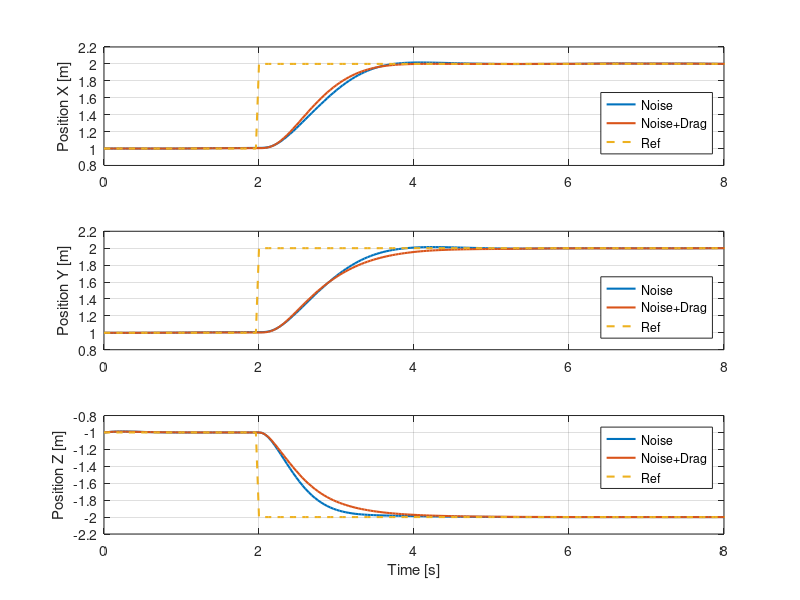
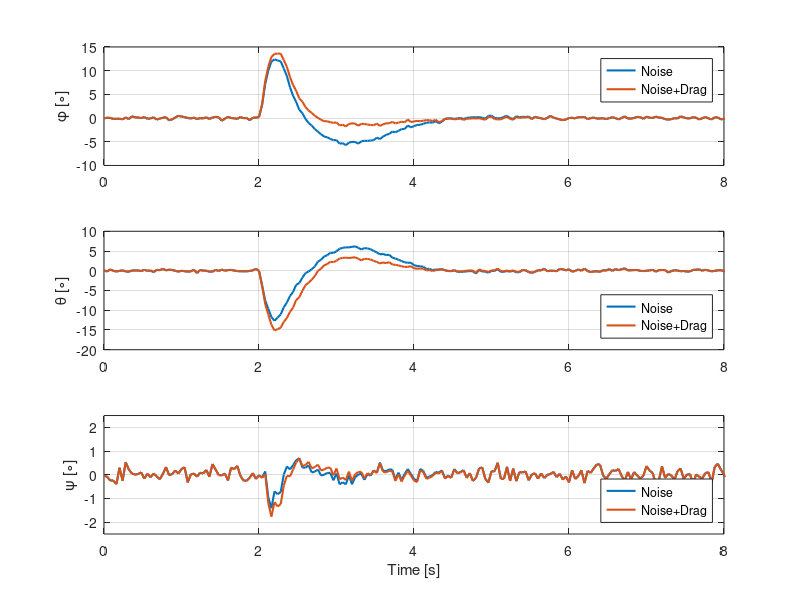
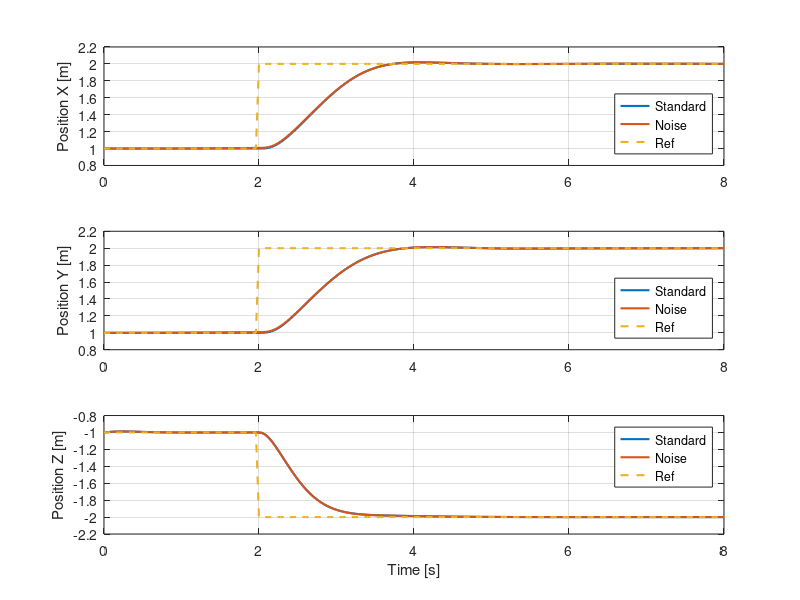
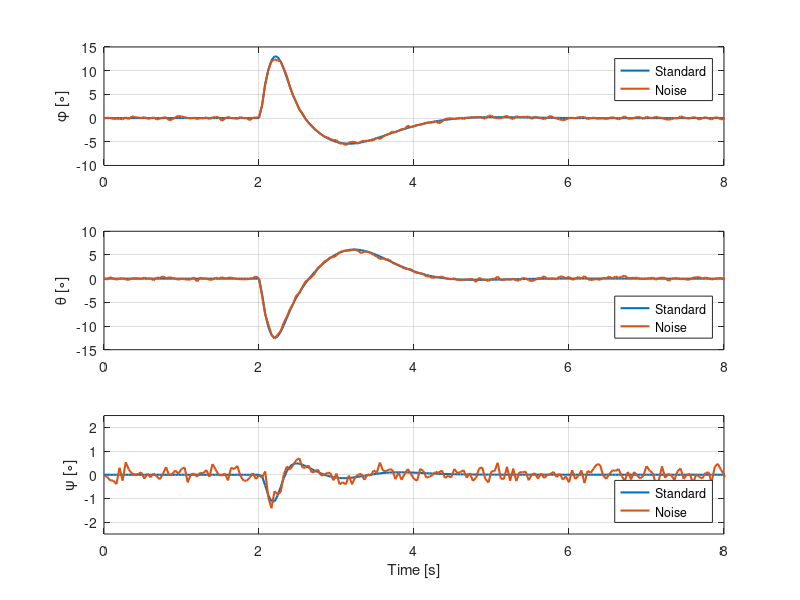

Write MATLAB code to recreate these figures, in order. (Note: this script raises an error after producing the figures.)
clear;
close all;
clc;

%% Load variables: Nonlinear+noise controller
load("Nonlinear_noise.mat")

% Common variables
r = r_out.';
T_eq = param.nrotor_vehicle_mass_true*param.g;

start_time = 2;
sim_time = start_time + run_time;

time = 0:param.sample_time_measurements_full_state:sim_time;

% Specific variables
u_nl = [total_thrust_cmd body_rates_cmd].';

x_state_nl = full_state_meas(:,1:9).';

x_nl = x_state_nl(1,:);
y_nl = x_state_nl(2,:);
z_nl = x_state_nl(3,:);

roll_nl = x_state_nl(7,:)*180/pi;
pitch_nl = x_state_nl(8,:)*180/pi;
yaw_nl = x_state_nl(9,:)*180/pi;

time_comp_nl = solve_time_out;

%% Load variables: Nonlinear+noise controller
load("Nonlinear_drag_noise.mat")

% Specific variables
u_drag = [total_thrust_cmd body_rates_cmd].';

x_state_drag = full_state_meas(:,1:9).';

x_drag = x_state_drag(1,:);
y_drag= x_state_drag(2,:);
z_drag = x_state_drag(3,:);

roll_drag = x_state_drag(7,:)*180/pi;
pitch_drag = x_state_drag(8,:)*180/pi;
yaw_drag = x_state_drag(9,:)*180/pi;

time_comp_drag = solve_time_out;

%% Load variables: Nonlinear+noise controller
load("Nonlinear.mat")

% Specific variables
u_std = [total_thrust_cmd body_rates_cmd].';

x_state_std = full_state_meas(:,1:9).';

x_std = x_state_std(1,:);
y_std= x_state_std(2,:);
z_std = x_state_std(3,:);

roll_std = x_state_std(7,:)*180/pi;
pitch_std = x_state_std(8,:)*180/pi;
yaw_std = x_state_std(9,:)*180/pi;

time_comp_std = solve_time_out;

% Remove unnecessary variables
clear total_thrust_cmd body_rates_cmd full_state_meas full_state_act...
    run_time param r_out Tini solve_time_out start_time

%% Plots

% % Positions
% f_pos = figure();
% f_pos.Position = [50 100 1450 450];
% t_pos = tiledlayout(1,3,'TileSpacing','tight','Padding','tight');
% title(t_pos,'Positions','FontWeight','bold')
% 
% nexttile
% plot(time, x_nl)
% hold on
% plot(time, x_l)
% hold on
% plot(time, r(1,:))
% ylabel('X [m]') 
% xlabel('Time [s]')
% legend('Nonlinear','Linear','ref','Location','best')
% grid on
% 
% nexttile
% plot(time, y_nl)
% hold on
% plot(time, y_l)
% hold on
% plot(time, r(2,:))
% ylabel('Y [m]') 
% xlabel('Time [s]')
% legend('Nonlinear','Linear','ref','Location','best')
% grid on
% 
% nexttile
% plot(time, z_nl)
% hold on
% plot(time, z_l)
% hold on
% plot(time, r(3,:))
% ylabel('Z [m]') 
% xlabel('Time [s]')
% legend('Nonlinear','Linear','ref','Location','best')
% grid on


% % Euler Angles
% f_ang = figure();
% f_ang.Position = [50 100 1450 600];
% t_ang = tiledlayout(1,3,'TileSpacing','tight','Padding','tight');
% title(t_ang,'Euler Angles','FontWeight','bold')
% 
% nexttile
% plot(time, roll_nl)
% hold on
% plot(time, roll_l)
% ylabel('Phi [º]') 
% xlabel('Time [s]')
% legend('Nonlinear','Linear','Location','best')
% grid on
% 
% nexttile
% plot(time, pitch_nl)
% hold on
% plot(time, pitch_l)
% ylabel('Theta [º]') 
% xlabel('Time [s]')
% legend('Nonlinear','Linear','Location','best')
% grid on
% 
% nexttile
% plot(time, yaw_nl)
% hold on
% plot(time, yaw_l)
% ylabel('Psi [º]') 
% xlabel('Time [s]')
% legend('Nonlinear','Linear','Location','best')
% grid on
% 
% 
% % Thrust
% figure()
% plot(time, u_nl(1,:))
% hold on
% plot(time, u_l(1,:))
% hold on
% plot(time, T_eq*ones(1,length(time)), '--')
% ylabel('T [N]') 
% xlabel('Time [s]')
% legend('Nonlinear','Linear','ref','Location','best')
% grid on


linewidth = 1.5;

% Position XYZ
myFigure4= figure();

subplot(3,1,1)
plot(time, x_nl, 'LineWidth',linewidth)
hold on
plot(time, x_drag, 'LineWidth',linewidth)
hold on
plot(time, r(1,:), '--', 'LineWidth',linewidth)
ylabel('Position X [m]') 
xlim([0 8])
ylim([0.8 2.2])
legend('Noise','Noise+Drag','Ref','Location','southeast')
grid on

subplot(3,1,2)
plot(time, y_nl, 'LineWidth',linewidth)
hold on
plot(time, y_drag, 'LineWidth',linewidth)
hold on
plot(time, r(2,:), '--', 'LineWidth',linewidth)
ylabel('Position Y [m]') 
xlim([0 8])
ylim([0.8 2.2])
legend('Noise','Noise+Drag','Ref','Location','southeast')
grid on

subplot(3,1,3)
plot(time, z_nl, 'LineWidth',linewidth)
hold on
plot(time, z_drag, 'LineWidth',linewidth)
hold on
plot(time, r(3,:), '--', 'LineWidth',linewidth)
ylabel('Position Z [m]') 
xlabel('Time [s]')
xlim([0 8])
ylim([-2.2 -0.8])
legend('Noise','Noise+Drag','Ref','Location','northeast')
grid on

% Euler Angles
myFigure5= figure();

subplot(3,1,1)
plot(time, roll_nl, 'LineWidth',linewidth)
hold on
plot(time, roll_drag, 'LineWidth',linewidth)
ylabel('\phi [\circ]') 
legend('Noise','Noise+Drag','Location','northeast')
grid on
xlim([0 8])

subplot(3,1,2)
plot(time, pitch_nl, 'LineWidth',linewidth)
hold on
plot(time, pitch_drag, 'LineWidth',linewidth)
ylabel('\theta [\circ]') 
legend('Noise','Noise+Drag','Location','southeast')
grid on
xlim([0 8])

subplot(3,1,3)
plot(time, yaw_nl, 'LineWidth',linewidth)
hold on
plot(time, yaw_drag, 'LineWidth',linewidth)
ylabel('\psi [\circ]') 
xlabel('Time [s]')
legend('Noise','Noise+Drag','Location','southeast')
grid on
xlim([0 8])
ylim([-2.5 2.5])

% saveFigAsPDF(myFigure4,'Figures_PDF/Position_drag_noise_stepXYZ_model2');
% saveFigAsPDF(myFigure5,'Figures_PDF/Orientation_drag_noise_stepXYZ_model2');

myFigure6= figure();

subplot(3,1,1)
plot(time, x_std, 'LineWidth',linewidth)
hold on
plot(time, x_nl, 'LineWidth',linewidth)
hold on
plot(time, r(1,:), '--', 'LineWidth',linewidth)
ylabel('Position X [m]') 
xlim([0 8])
ylim([0.8 2.2])
legend('Standard','Noise','Ref','Location','southeast')
grid on

subplot(3,1,2)
plot(time, y_std, 'LineWidth',linewidth)
hold on
plot(time, y_nl, 'LineWidth',linewidth)
hold on
plot(time, r(2,:), '--', 'LineWidth',linewidth)
ylabel('Position Y [m]') 
xlim([0 8])
ylim([0.8 2.2])
legend('Standard','Noise','Ref','Location','southeast')
grid on

subplot(3,1,3)
plot(time, z_std, 'LineWidth',linewidth)
hold on
plot(time, z_nl, 'LineWidth',linewidth)
hold on
plot(time, r(3,:), '--', 'LineWidth',linewidth)
ylabel('Position Z [m]') 
xlabel('Time [s]')
xlim([0 8])
ylim([-2.2 -0.8])
legend('Standard','Noise','Ref','Location','northeast')
grid on

% Euler Angles
myFigure7= figure();

subplot(3,1,1)
plot(time, roll_std, 'LineWidth',linewidth)
hold on
plot(time, roll_nl, 'LineWidth',linewidth)
ylabel('\phi [\circ]') 
legend('Standard','Noise','Location','northeast')
grid on
xlim([0 8])

subplot(3,1,2)
plot(time, pitch_std, 'LineWidth',linewidth)
hold on
plot(time, pitch_nl, 'LineWidth',linewidth)
ylabel('\theta [\circ]') 
legend('Standard','Noise','Location','southeast')
grid on
xlim([0 8])

subplot(3,1,3)
plot(time, yaw_std, 'LineWidth',linewidth)
hold on
plot(time, yaw_nl, 'LineWidth',linewidth)
ylabel('\psi [\circ]') 
xlabel('Time [s]')
legend('Standard','Noise','Location','southeast')
grid on
xlim([0 8])
ylim([-2.5 2.5])

saveFigAsPDF(myFigure6,'Figures_PDF/Position_noise_stepXYZ_model2');
saveFigAsPDF(myFigure7,'Figures_PDF/Orientation_noise_stepXYZ_model2');

